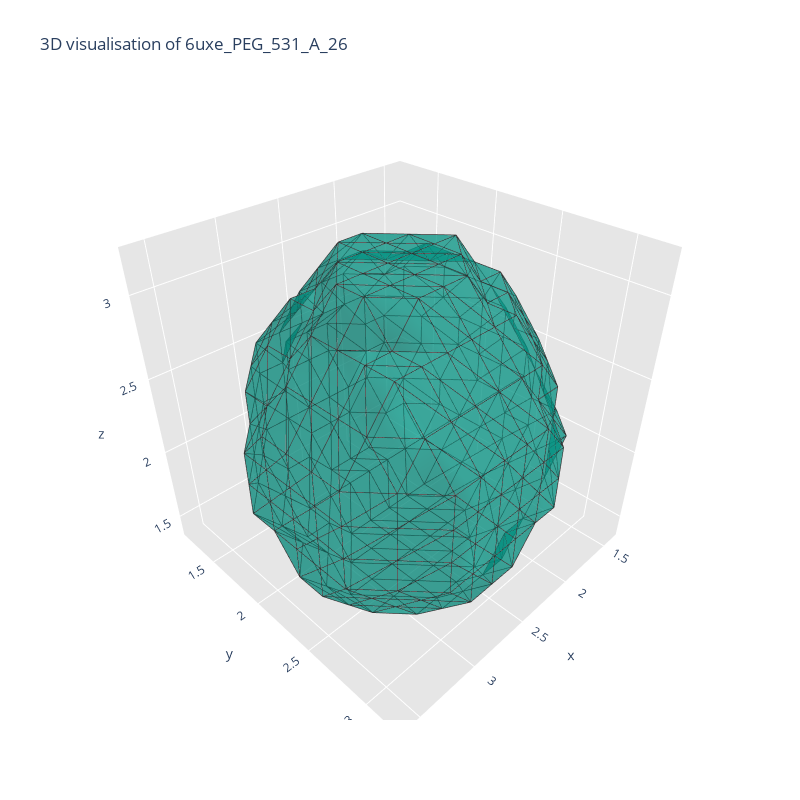

The notebook cell saved with this chart:
### Markdown cell above
### SURFACE PLOT

### Code cell
lig_plt.plot_interactive_trisurf(np.array(blob.blob), "3D visualisation of {}".format(stats['blob_name']))

### Figure 1 — Plotly figure (JSON) as saved in the notebook; plotly's stock layout.template omitted (floating-point values rounded to 4 significant figures; data arrays with more than 128 entries replaced by an {"elided": "..."} marker saying what was removed)
{"data": [{"facecolor": {"elided": "804 str values"}, "i": {"elided": "804 int values"}, "j": {"elided": "804 int values"}, "k": {"elided": "804 int values"}, "name": "", "opacity": 0.5, "type": "mesh3d", "x": {"elided": "404 float values"}, "y": {"elided": "404 float values"}, "z": {"elided": "404 float values"}}, {"line": {"color": "rgb(50, 50, 50)", "width": 1.5}, "mode": "lines", "showlegend": false, "type": "scatter3d", "x": {"elided": "4020 float values"}, "y": {"elided": "4020 float values"}, "z": {"elided": "4020 float values"}}], "layout": {"height": 800, "scene": {"aspectratio": {"x": 1, "y": 1, "z": 1}, "xaxis": {"backgroundcolor": "rgb(230, 230, 230)", "gridcolor": "rgb(255, 255, 255)", "showbackground": true, "zerolinecolor": "rgb(255, 255, 255)"}, "yaxis": {"backgroundcolor": "rgb(230, 230, 230)", "gridcolor": "rgb(255, 255, 255)", "showbackground": true, "zerolinecolor": "rgb(255, 255, 255)"}, "zaxis": {"backgroundcolor": "rgb(230, 230, 230)", "gridcolor": "rgb(255, 255, 255)", "showbackground": true, "zerolinecolor": "rgb(255, 255, 255)"}}, "title": {"text": "3D visualisation of 6uxe_PEG_531_A_26"}, "width": 800}}
